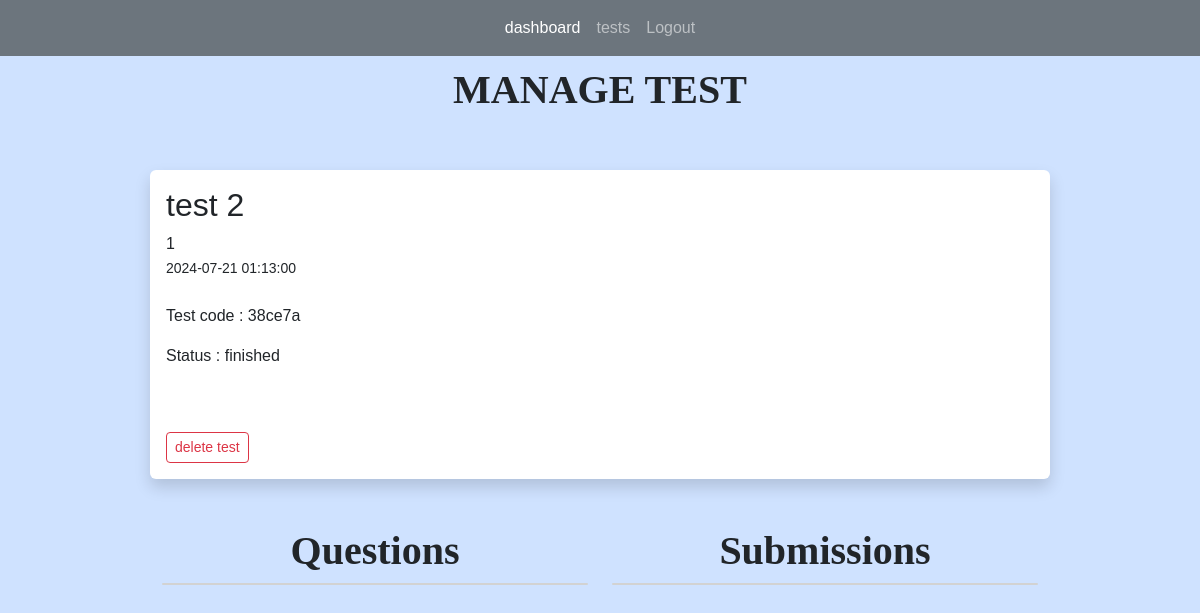
Page /tests/2 (signed in) on the earlier database version.
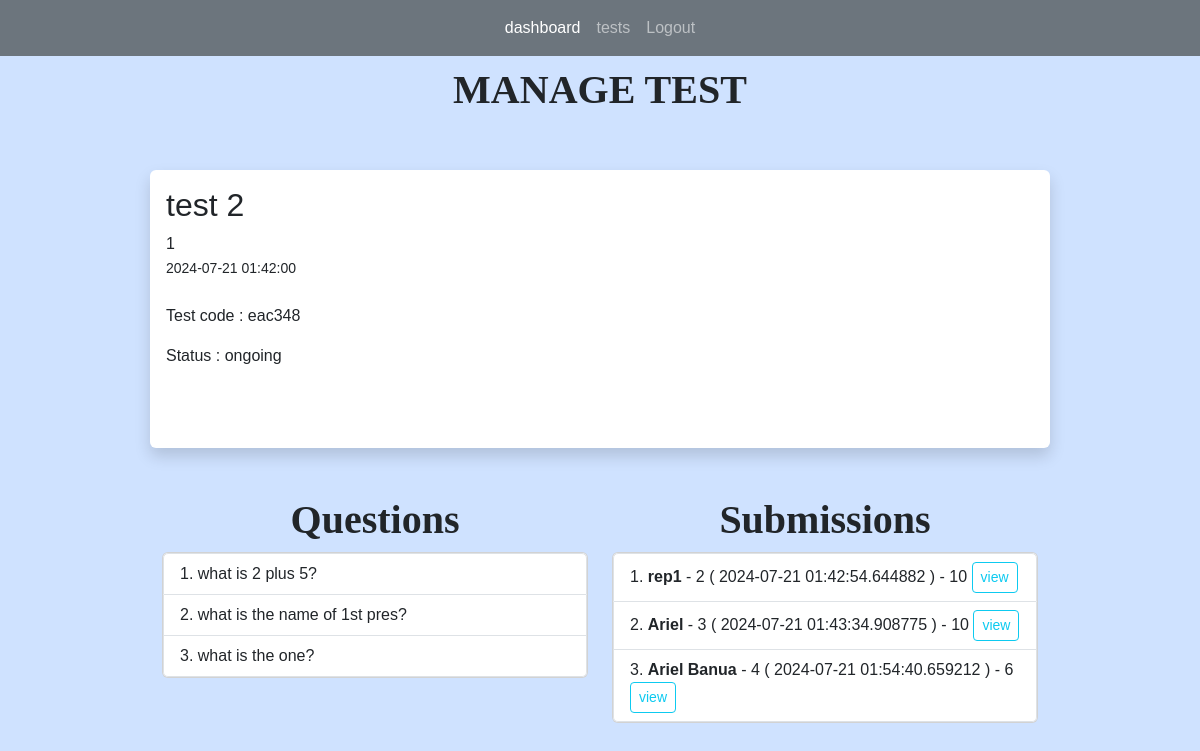
Same page on the later database version.
### app.py (models this page shows)
class Tests(db.Model):
    test_id = db.Column(db.Integer, primary_key=True)
    title = db.Column(db.String(255))
    start_date = db.Column(db.DateTime, nullable = False)
    end_date = db.Column(db.DateTime, nullable = False)
    status = db.Column(db.String(255))
    teacher_id = db.Column(db.Integer, db.ForeignKey('users.id'))
    teacher = db.relationship('Users', backref=db.backref('tests', lazy=True))
    questions = db.relationship("Questions", backref="question_list")
    code = db.Column(db.String(6), unique=True)  # column to store the unique code
    students = db.relationship('Users', secondary='test_students', backref=db.backref('tests_registered', lazy=True))
    submissions = db.relationship('Submission', backref='test_submissions', lazy=True)

class Questions(db.Model):
    question_id = db.Column(db.Integer, primary_key=True)
    question_text = db.Column(db.String(255), nullable=False)
    question_type = db.Column(db.String(255), nullable=False)
    points = db.Column(db.Integer, nullable=False)
    option1 = db.Column(db.String(255))
    option2 = db.Column(db.String(255))
    option3 = db.Column(db.String(255))
    option4 = db.Column(db.String(255))
    correct_opt = db.Column(db.Integer)
    correct_ans = db.Column(db.String(255))
    test_id = db.Column(db.Integer, db.ForeignKey('tests.test_id'))
    test = db.relationship('Tests', backref=db.backref('question_test', lazy=True))
    answer = db.relationship("Answers", uselist=False)

class Submission(db.Model):
    submission_id = db.Column(db.Integer, primary_key=True)
    student_id = db.Column(db.Integer, db.ForeignKey('users.id'))
    test_id = db.Column(db.Integer, db.ForeignKey('tests.test_id'))
    submitted_at = db.Column(db.DateTime, default=datetime.now)
    total_points = db.Column(db.Integer)
    student = db.relationship('Users', backref=db.backref('submitter', lazy=True))
    test = db.relationship('Tests', backref=db.backref('submission_test', lazy=True))
    answers = db.relationship('Answers', backref=db.backref('answered_questions', lazy=True), lazy=True)

class Users(db.Model, UserMixin):
    id = db.Column(db.Integer, primary_key = True)
    name = db.Column(db.String(200), nullable=False)
    email = db.Column(db.String(120), nullable=False, unique =True)
    password = db.Column(db.String(128), nullable=False)
    role = db.Column(db.String(80), nullable=False)
    submissions = db.relationship('Submission', backref='submitted_tests', lazy=True)

### app.py (the view)
@app.route('/tests/<int:id>', methods=['GET', 'POST'])
@login_required(role="teacher")
def test(id):
    test = Tests.query.get_or_404(id)
    questions = Questions.query.filter_by(test_id = id)
    return render_template('manage_test.html', test=test, questions=questions)

### app.py (called while the page is built)
@login_manager.user_loader
def load_user(user_id):
    return Users.query.get(int(user_id))

def login_required(role="ANY"):
    def wrapper(fn):
        @wraps(fn)
        def decorated_view(*args, **kwargs):
            if not current_user.is_authenticated:
               return login_manager.unauthorized()
            if ( (current_user.role != role) and (role != "ANY")):
                return login_manager.unauthorized()
            return fn(*args, **kwargs)
        return decorated_view
    return wrapper

### templates/manage_test.html (shortened to what this page needs)
{% extends 'index.html' %}
{% block content %}
<h1>MANAGE TEST</h1>
<br>
<br/>
<div class="shadow p-3 mb-5 bg-body rounded">
	<h2>{{ test.title }}</h2>
    {{ test.teacher_id }}<br/>
	<small>{{ test.start_date }}</small> <br/><br/>
	<p>
		Test code : {{ test.code }}
	</p>
	<p>
		Status : {{ test.status }}
	</p>
	<br/><br/>
	{% if test.status == 'scheduled' or test.status == "finished" %}
		<a href="{{ url_for('delete_test', id=test.test_id)}}" class="btn btn-outline-danger btn-sm">delete test</a>
		<br/>
	{% endif %}
</div>
<div class="container text-center">
	<div class="row">
	  <div class="col">
		<h1>Questions</h1>
	  </div>
	  <div class="col">
		<h1>Submissions</h1>
	  </div>
	</div>
	<div class="row">
	  <div class="col">
		<div class="card">
			<ul class="list-group list-group-numbered">
				{% for question in questions %}
				<li style="text-align: left;" class="list-group-item justify-content-between ">
					{{ question.question_text }}
				</li>
				{% endfor %}
			</ul>
		</div>
	  </div>
	  <div class="col">
		<div class="card">
			<ul class="list-group list-group-numbered">
				{% for submission in test.submissions %}
				<li style="text-align: left;" class="list-group-item justify-content-between ">
					<b>
						{{ submission.student.name }}
					</b>
					 - {{ submission.student_id }}
					( {{ submission.submitted_at }} ) -
					{{ submission.total_points }}
					<a class="btn btn-outline-info btn-sm" href="{{ url_for('view_submission', id=test.test_id, submission_id = submission.submission_id)}}">view</a>
				</li>
				{% endfor %}
			</ul>
		</div>
	  </div>
	</div>
  </div>
{% endblock %}

### templates/index.html (shortened to what this page needs)
<!DOCTYPE html>
<html lang="en">
<head>
    <link href="https://cdn.jsdelivr.net/npm/bootstrap@5.3.3/dist/css/bootstrap.min.css"
    rel="stylesheet"
>
    <link rel="stylesheet" href="{{url_for('static', filename='main.css') }}">
</head>
<body class= "bg-primary-subtle" >
    {% if current_user.is_authenticated and current_user.role == "teacher" %}
        {% include 'teacher_navbar.html' %}
    {% endif %}
    <div style="margin-top: 10px;margin-bottom: 10px;margin-right: 150px;margin-left: 150px;">
        {% block content %}
        {% endblock %}
    </div>
</body>
</html>

### templates/teacher_navbar.html (shortened to what this page needs)
    <nav class="navbar navbar-expand-lg navbar-dark bg-secondary">
        <div class="collapse navbar-collapse" id="navbarNavAltMarkup">
            <div class="navbar-nav mx-auto">
            <a class="nav-link active" aria-current="page" href="{{ url_for('teacher_dashboard') }}">dashboard</a>
            <a class="nav-link" href="{{ url_for('tests') }}">tests</a>
            <a class="nav-link" href="{{ url_for('logout') }}">Logout</a>
            </div>
        </div>
    </nav>

### static/main.css (style rules this page uses)
body { font-family: Arial, sans-serif; margin: 0; padding: 0; }
nav a { color: #fff; text-decoration: none; }
H1 { font-family: Copperplate; font-weight: bold; font-size: 40px; text-align: center; }

Differences in the rows shown:
changed Tests "test 2": start_date "2024-07-21 01:13:00" → "2024-07-21 01:42:00"; code "38ce7a" → "eac348"; status "finished" → "ongoing"
added Questions: question_text "what is 2 plus 5?"
added Questions: question_text "what is the name of 1st pres?"
added Questions: question_text "what is the one?"
added Submission: student.name "rep1", student_id "2", submitted_at "2024-07-21 01:42:54.644882", total_points "10"
added Submission: student.name "Ariel", student_id "3", submitted_at "2024-07-21 01:43:34.908775", total_points "10"
added Submission: student.name "Ariel Banua", student_id "4", submitted_at "2024-07-21 01:54:40.659212", total_points "6"
Other differences:
text no longer shown: "delete test"
